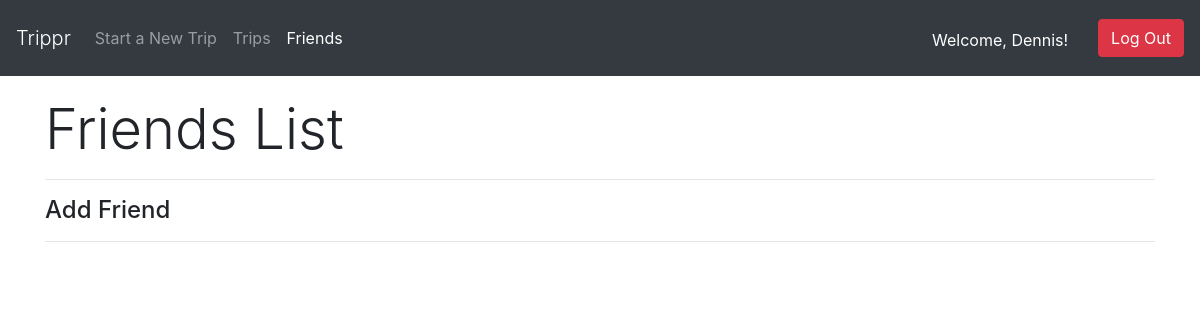
The app's page /dashboard/friends (signed in), older data.
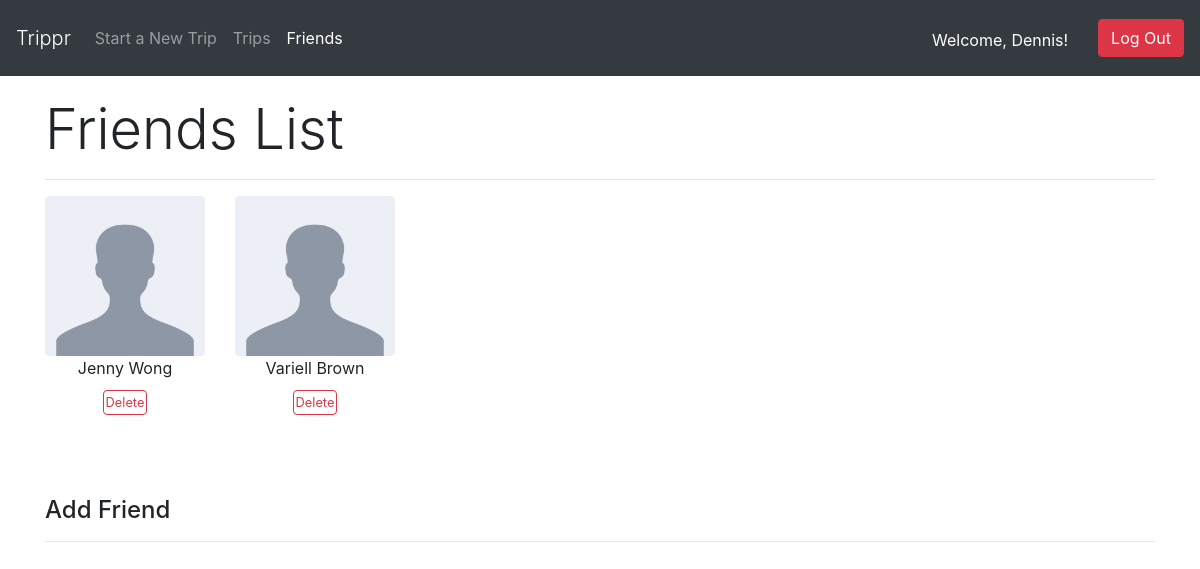
The same page, newer data.
### login_register_app/models.py (models this page shows)
class User(models.Model):
    first_name = models.CharField(max_length=255)
    last_name = models.CharField(max_length=255)
    birthday = models.DateField()
    email = models.CharField(max_length=255)
    password = models.CharField(max_length=255)
    friends = models.ManyToManyField('self')
    prof_pic = models.ImageField(upload_to='profile_image', blank=True, null=True)
    created_at = models.DateTimeField(auto_now_add=True)
    updated_at = models.DateTimeField(auto_now=True)
    objects = UserManager()

### trip_app/views.py (the view)
# urls.py: path('friends', views.friends_dashboard),
def friends_dashboard(request):
    context = {
        "curr_user": User.objects.get(id=request.session['user_id']),
        "all_users": User.objects.all()
    }
    return render(request, 'friends_dashboard.html', context)

### trip_app/templates/friends_dashboard.html (shortened to what this page needs)
<!DOCTYPE html>
<html lang="en">
<head>
    <link rel="stylesheet" href="https://stackpath.bootstrapcdn.com/bootstrap/4.5.0/css/bootstrap.min.css">
    {% load static %}
    <link rel="stylesheet" type="text/css" href="{% static 'css/style.css' %}">
</head>
<body>
    <nav class="navbar navbar-dark bg-dark navbar-expand-lg">
        <a class="navbar-brand display-4" href="/dashboard">Trippr</a>
        <div class="collapse navbar-collapse" id="navbarSupportedContent">
            <ul class="navbar-nav mr-auto">
                <li class="nav-item">
                    <a class="nav-link" href="/dashboard/trips/new" tabindex="-1" aria-disabled="true">Start a New Trip</a>
                </li>
                <li class="nav-item">
                    <a class="nav-link" href="/dashboard/trips" tabindex="-1" aria-disabled="true">Trips</a>
                </li>
                <li class="nav-item">
                    <a class="nav-link active" href="/dashboard/friends" tabindex="-1" aria-disabled="true">Friends</a>
                </li>
            </ul>
        </div>
        <p class="greet">Welcome, {{ curr_user.first_name|title }}!</p>
        <form class="form-inline my-2 my-lg-0" method="POST" action="/logout">
            <button class="btn btn-danger my-2 my-sm-0" type="submit">Log Out</button>
        </form>
    </nav>
    <div class="container">
        <h4 class="display-4">Friends List</h4>
        <hr>
        <div class="row">
            {% for friend in curr_user.friends.all %}
            <div class="col-2 friend">
                {% if not friend.prof_pic %}
                <img src="{% static '/img/profile-placeholder.png' %}" alt="Profile Picture" class="prof-pic">
                {% else %}
                <img src="{{ friend.prof_pic.url }}" alt="Profile Picture" class="prof-pic">
                {% endif %}
                <p>{{ friend.first_name|title }} {{ friend.last_name|title }}</p>
                <form action="/dashboard/friends/{{ friend.id }}" method="POST">
                    <button class="btn btn-outline-danger del-friend" type="submit">Delete</button>
                </form>
            </div>
            {% endfor %}
        </div>
        <h4>Add Friend</h4>
        <hr>
    </div>
</body>
</html>

### trip_app/static/css/style.css (style rules this page uses)
.container { margin-top: 20px; }
img.prof-pic { width: 100%; height: auto; }
div.friend { height: 300px; margin: 0px 0 0 0px; overflow: hidden; }
.del-friend, .add-friend { padding: 2px; font-size: 0.8em; display: block; margin: 0 auto; }
.friend p { text-align: center; margin-bottom: 10px; }
.col-2 { margin-bottom: 10px; }
p.greet { color: white; margin-top: 20px; margin-right: 30px; }

Row changes from the older to the newer data that the page shows:
added User: first_name "Jenny", last_name "Wong"
added User: first_name "Variell", last_name "Brown"
